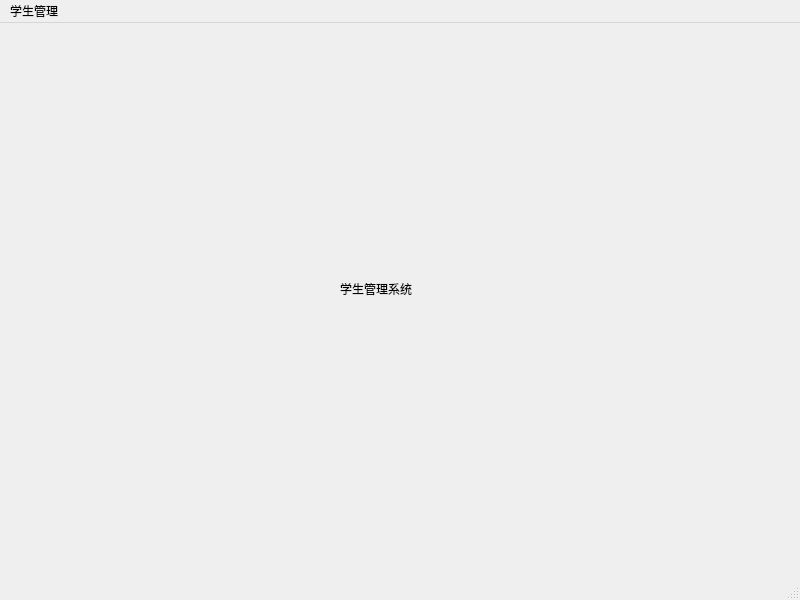
<?xml version="1.0" encoding="UTF-8"?>
<ui version="4.0">
 <class>MainWindow</class>
 <widget class="QMainWindow" name="MainWindow">
  <property name="geometry">
   <rect>
    <x>0</x>
    <y>0</y>
    <width>800</width>
    <height>600</height>
   </rect>
  </property>
  <property name="windowTitle">
   <string>MainWindow</string>
  </property>
  <widget class="QWidget" name="centralwidget">
   <widget class="QLabel" name="label">
    <property name="geometry">
     <rect>
      <x>340</x>
      <y>230</y>
      <width>191</width>
      <height>71</height>
     </rect>
    </property>
    <property name="text">
     <string>学生管理系统</string>
    </property>
    <property name="textFormat">
     <enum>Qt::AutoText</enum>
    </property>
    <property name="wordWrap">
     <bool>false</bool>
    </property>
   </widget>
  </widget>
  <widget class="QMenuBar" name="menubar">
   <property name="geometry">
    <rect>
     <x>0</x>
     <y>0</y>
     <width>800</width>
     <height>26</height>
    </rect>
   </property>
   <widget class="QMenu" name="menu">
    <property name="title">
     <string>学生管理</string>
    </property>
    <addaction name="action"/>
    <addaction name="separator"/>
    <addaction name="action_3"/>
   </widget>
   <addaction name="menu"/>
  </widget>
  <widget class="QStatusBar" name="statusbar"/>
  <action name="action">
   <property name="text">
    <string>添加学生</string>
   </property>
  </action>
  <action name="action_3">
   <property name="text">
    <string>学生查询</string>
   </property>
  </action>
 </widget>
 <resources/>
 <connections/>
</ui>
